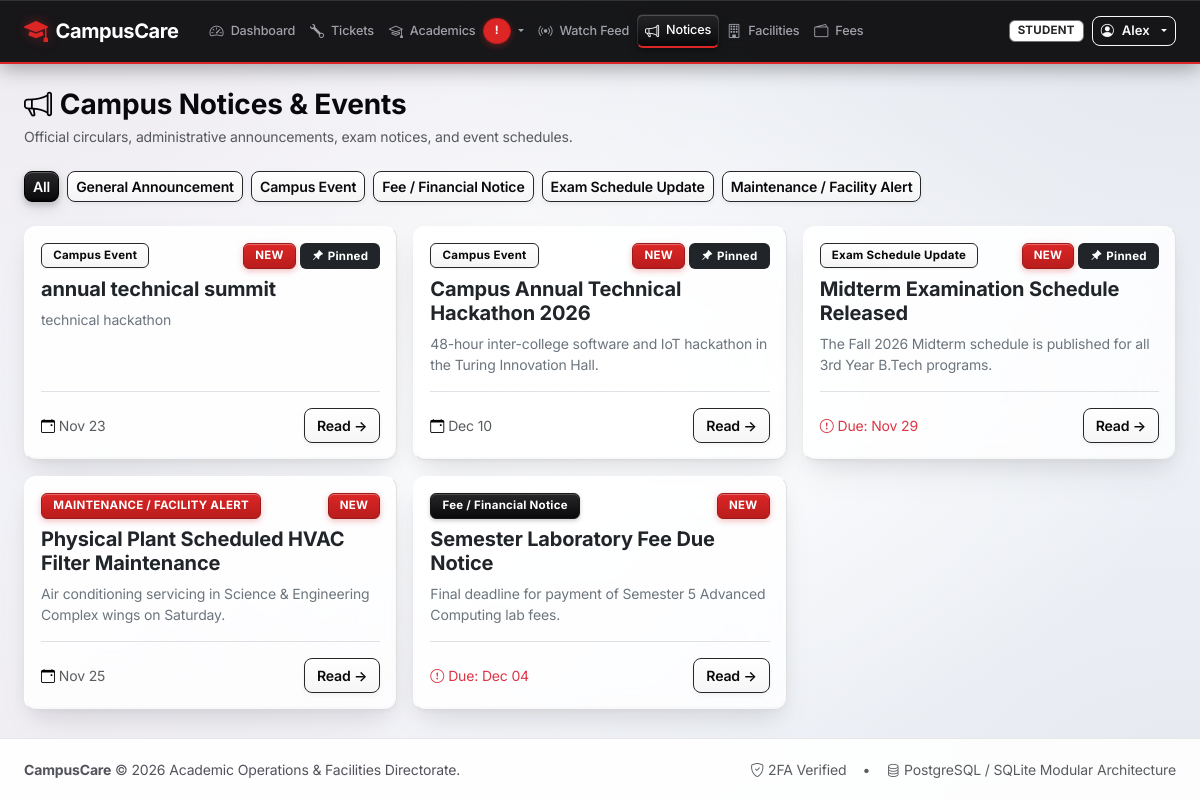
/notices/announcements/ (signed in), run on the app's committed database.
### accounts/models.py (models this page shows, shortened)
class User(AbstractUser):
    class Role(models.TextChoices):
        STUDENT = 'STUDENT', 'Student'
        FACULTY = 'FACULTY', 'Faculty'
        TECHNICIAN = 'TECHNICIAN', 'Technician'
        MANAGER = 'MANAGER', 'Facility / Dept Manager'
        ADMIN = 'ADMIN', 'Administrator'
    role = models.CharField(
        max_length=20,
        choices=Role.choices,
        default=Role.STUDENT,
        db_index=True,
        help_text="Designates the system role and permission tier of the user."
    )
    department = models.CharField(max_length=120, blank=True)
    phone_number = models.CharField(max_length=30, blank=True)
    identifier_number = models.CharField(
        max_length=60,
        blank=True,
        help_text="Roll Number (for Students) or Employee ID (for Faculty/Staff)"
    )
    year_or_block = models.CharField(
        max_length=60,
        blank=True,
        help_text="Year & Section (e.g., 3rd Year - Sec A) or Assigned Block"
    )
    is_first_login_2fa_completed = models.BooleanField(
        default=False,
        help_text="Designates whether the user has completed their first-login two-step verification."
    )
    is_onboarding_completed = models.BooleanField(
        default=False,
        help_text="Designates whether the user has completed their initial onboarding profile confirmation."
    )
    last_seen_notices_at = models.DateTimeField(null=True, blank=True)
    last_seen_tickets_at = models.DateTimeField(null=True, blank=True)
    last_seen_timetable_at = models.DateTimeField(null=True, blank=True)
    def mark_feature_visited(self, feature):
        now = timezone.now()
        if feature == 'notices':
            self.last_seen_notices_at = now
            self.save(update_fields=['last_seen_notices_at'])
        elif feature == 'tickets':
            self.last_seen_tickets_at = now
            self.save(update_fields=['last_seen_tickets_at'])
        elif feature == 'timetable':
            self.last_seen_timetable_at = now
            self.save(update_fields=['last_seen_timetable_at'])
    class Meta:
        ordering = ['username']
    @property
    def is_student(self):
        return self.role == self.Role.STUDENT
    @property
    def is_faculty(self):
        return self.role == self.Role.FACULTY
    @property
    def is_manager(self):
        return self.role == self.Role.MANAGER or self.is_superuser
    @property
    def is_admin_role(self):
        return self.role == self.Role.ADMIN or self.is_superuser

### notices/models.py (models this page shows, shortened)
class Announcement(models.Model):
    class Type(models.TextChoices):
        GENERAL = 'GENERAL', 'General Announcement'
        EVENT = 'EVENT', 'Campus Event'
        FEE_NOTICE = 'FEE_NOTICE', 'Fee / Financial Notice'
        EXAM_UPDATE = 'EXAM_UPDATE', 'Exam Schedule Update'
        MAINTENANCE_ALERT = 'MAINTENANCE_ALERT', 'Maintenance / Facility Alert'
    class TargetRole(models.TextChoices):
        ALL = 'ALL', 'All Campus Members'
        STUDENT = 'STUDENT', 'Students Only'
        FACULTY = 'FACULTY', 'Faculty Only'
        STAFF = 'STAFF', 'Facilities & Technical Staff'
    title = models.CharField(max_length=200)
    summary = models.CharField(max_length=300)
    body = models.TextField()
    announcement_type = models.CharField(
        max_length=30,
        choices=Type.choices,
        default=Type.GENERAL,
        db_index=True
    )
    target_role = models.CharField(
        max_length=20,
        choices=TargetRole.choices,
        default=TargetRole.ALL,
        db_index=True
    )
    target_department = models.CharField(max_length=120, blank=True)
    event_date = models.DateField(null=True, blank=True)
    due_date = models.DateField(null=True, blank=True)
    is_pinned = models.BooleanField(default=False)
    created_by = models.ForeignKey(
        settings.AUTH_USER_MODEL,
        on_delete=models.SET_NULL,
        null=True,
        blank=True,
        related_name='announcements'
    )
    created_at = models.DateTimeField(auto_now_add=True, db_index=True)
    class Meta:
        ordering = ['-is_pinned', '-created_at']

### notices/views.py (the view)
# urls.py: path('announcements/', views.announcement_list_view, name='announcement_list'),
@login_required
def announcement_list_view(request):
    if request.user.is_authenticated:
        request.user.mark_feature_visited('notices')
    type_filter = request.GET.get('type', '')
    announcements = Announcement.objects.select_related('created_by').order_by('-is_pinned', '-created_at')
    if type_filter:
        announcements = announcements.filter(announcement_type=type_filter)
    user = request.user
    if not (user.is_manager or user.is_admin_role):
        role_q = Q(target_role=Announcement.TargetRole.ALL)
        if user.is_student:
            role_q |= Q(target_role=Announcement.TargetRole.STUDENT)
        elif user.is_faculty:
            role_q |= Q(target_role=Announcement.TargetRole.FACULTY)
        elif user.is_technician:
            role_q |= Q(target_role=Announcement.TargetRole.STAFF)
        announcements = announcements.filter(role_q)
    return render(request, 'notices/announcement_list.html', {
        'announcements': announcements,
        'type_filter': type_filter,
        'types': Announcement.Type.choices,
    })

### accounts/models.py (called while the page is built)
    @classmethod
    def get_allowed_domain_list(cls):
        from django.conf import settings
        try:
            db_domains = list(cls.objects.filter(is_active=True).values_list('domain', flat=True))
        except Exception:
            db_domains = []
        fallback = getattr(settings, 'ALLOWED_EMAIL_DOMAINS', ['college.edu', 'university.edu'])
        combined = set([d.strip().lower() for d in db_domains if d] + [d.strip().lower() for d in fallback if d])
        return sorted(list(combined))

### templates/notices/announcement_list.html (shortened to what this page needs)
{% extends 'base.html' %}
{% block content %}
<div class="d-flex flex-column flex-md-row justify-content-between align-items-md-center gap-3 mb-4">
    <div>
        <h3 class="fw-bold mb-1"><i class="bi bi-megaphone text-primary me-2"></i>Campus Notices & Events</h3>
        <p class="text-muted small mb-0">Official circulars, administrative announcements, exam notices, and event schedules.</p>
    </div>
</div>
<div class="d-flex flex-wrap gap-2 mb-4">
    <a href="{% url 'notices:announcement_list' %}" class="btn btn-sm {% if not type_filter %}btn-dark{% else %}btn-outline-secondary{% endif %}">All</a>
    {% for t_code, t_label in types %}
    <a href="{% url 'notices:announcement_list' %}?type={{ t_code }}" class="btn btn-sm {% if type_filter == t_code %}btn-dark{% else %}btn-outline-secondary{% endif %}">
        {{ t_label }}
    </a>
    {% endfor %}
</div>
<div class="row g-3">
    {% for a in announcements %}
    <div class="col-md-6 col-lg-4">
        <div class="card h-100 shadow-sm border {% if a.is_pinned %}border-primary{% endif %}">
            <div class="card-body d-flex flex-column">
                <div class="d-flex justify-content-between align-items-start mb-2">
                    <span class="badge {% if a.announcement_type == 'MAINTENANCE_ALERT' %}badge-rwb-alert{% elif a.announcement_type == 'FEE_NOTICE' %}badge-rwb-notice{% else %}badge-rwb-ticket{% endif %}">
                        {{ a.get_announcement_type_display }}
                    </span>
                    <div class="d-flex gap-1 align-items-center">
                        <span class="badge badge-rwb-alert" title="Active Announcement">
                            NEW
                        </span>
                        {% if a.is_pinned %}
                        <span class="badge bg-dark text-white"><i class="bi bi-pin-angle-fill me-1"></i>Pinned</span>
                        {% endif %}
                    </div>
                </div>
                <h5 class="card-title fw-bold text-dark mb-2">
                    <a href="{% url 'notices:announcement_detail' a.id %}" class="text-decoration-none text-dark">
                        {{ a.title }}
                    </a>
                </h5>
                <p class="card-text text-secondary small mb-3 flex-grow-1">
                    {{ a.summary|truncatechars:140 }}
                </p>
                <div class="pt-3 border-top mt-auto small text-muted d-flex justify-content-between align-items-center">
                    <div>
                        {% if a.event_date %}
                        <span><i class="bi bi-calendar-event me-1 text-primary"></i>{{ a.event_date|date:"M d" }}</span>
                        {% elif a.due_date %}
                        <span class="text-danger"><i class="bi bi-exclamation-circle me-1"></i>Due: {{ a.due_date|date:"M d" }}</span>
                        {% else %}
                        <span>{{ a.created_at|date:"M d, Y" }}</span>
                        {% endif %}
                    </div>
                    <a href="{% url 'notices:announcement_detail' a.id %}" class="btn btn-xs btn-outline-primary">
                        Read &rarr;
                    </a>
                </div>
            </div>
        </div>
    </div>
    {% endfor %}
</div>
{% endblock %}

### templates/base.html (shortened to what this page needs)
{% load static %}
<!DOCTYPE html>
<html lang="en">
<head>
    <link href="https://cdn.jsdelivr.net/npm/bootstrap@5.3.3/dist/css/bootstrap.min.css" rel="stylesheet">
    <link href="https://cdn.jsdelivr.net/npm/bootstrap-icons@1.11.3/font/bootstrap-icons.min.css" rel="stylesheet">
    <link rel="stylesheet" href="{% static 'css/glass_theme.css' %}?v=2.2">
</head>
<body>
    <nav class="navbar navbar-expand-lg navbar-custom sticky-top py-2">
        <div class="container-fluid px-3 px-xl-4">
            <a class="navbar-brand d-flex align-items-center gap-2 text-nowrap" href="{% if user.is_authenticated %}{% url 'core:dashboard' %}{% else %}{% url 'core:index' %}{% endif %}">
                <i class="bi bi-mortarboard-fill fs-4" style="color: var(--rwb-red);"></i>
                <span class="fw-bold">CampusCare</span>
            </a>
            <div class="collapse navbar-collapse" id="mainNavbar">
                {% if user.is_authenticated %}
                <ul class="navbar-nav me-auto mb-2 mb-lg-0 ms-lg-2 align-items-center">
                    <li class="nav-item">
                        <a class="nav-link text-nowrap {% if request.resolver_match.url_name == 'dashboard' %}active{% endif %}" href="{% url 'core:dashboard' %}">
                            <i class="bi bi-speedometer2 me-1"></i>Dashboard
                        </a>
                    </li>
                    <li class="nav-item">
                        <a class="nav-link text-nowrap {% if request.resolver_match.app_name == 'tickets' %}active{% endif %}" href="{% url 'tickets:ticket_list' %}">
                            <i class="bi bi-wrench me-1"></i>Tickets
                        </a>
                    </li>
                    <li class="nav-item dropdown">
                        <a class="nav-link dropdown-toggle text-nowrap {% if request.resolver_match.app_name == 'academics' %}active{% endif %}" href="#" role="button" data-bs-toggle="dropdown" aria-expanded="false">
                            <i class="bi bi-mortarboard me-1"></i>Academics
                            {% if has_schedule_alerts %}
                            <span class="badge glass-nav-badge-alert rounded-pill ms-1" title="{{ schedule_alerts_count }} schedule alerts">!</span>
                            {% endif %}
                        </a>
                    </li>
                    <li class="nav-item">
                        <a class="nav-link text-nowrap {% if request.resolver_match.url_name == 'live_feed' %}active{% endif %}" href="{% url 'notices:live_feed' %}">
                            <i class="bi bi-broadcast live-feed-pulsing-icon me-1"></i>Watch Feed
                        </a>
                    </li>
                    <li class="nav-item">
                        <a class="nav-link text-nowrap {% if request.resolver_match.url_name == 'announcement_list' %}active{% endif %}" href="{% url 'notices:announcement_list' %}">
                            <i class="bi bi-megaphone me-1"></i>Notices
                        </a>
                    </li>
                    <li class="nav-item">
                        <a class="nav-link text-nowrap {% if request.resolver_match.app_name == 'facilities' %}active{% endif %}" href="{% url 'facilities:room_list' %}">
                            <i class="bi bi-building me-1"></i>Facilities
                        </a>
                    </li>
                    <li class="nav-item">
                        <a class="nav-link text-nowrap {% if request.resolver_match.url_name == 'fee_tracker' %}active{% endif %}" href="{% url 'notices:fee_tracker' %}">
                            <i class="bi bi-wallet2 me-1"></i>Fees
                        </a>
                    </li>
                </ul>
                <div class="d-flex align-items-center gap-2 flex-shrink-0 ms-auto">
                    <span class="badge {% if user.role == 'ADMIN' %}badge-role-admin{% elif user.role == 'MANAGER' %}badge-role-manager{% elif user.role == 'TECHNICIAN' %}badge-role-technician{% elif user.role == 'FACULTY' %}badge-role-faculty{% else %}badge-role-student{% endif %} text-uppercase px-2 py-1 text-nowrap" style="font-size: 0.72rem;">
                        {{ user.get_role_display }}
                    </span>
                    <div class="dropdown">
                        <button class="btn btn-outline-light btn-sm dropdown-toggle d-flex align-items-center gap-2 text-nowrap py-1 px-2" type="button" data-bs-toggle="dropdown" style="font-size: 0.82rem;">
                            <i class="bi bi-person-circle"></i>
                            <span class="text-truncate" style="max-width: 110px;">{{ user.first_name|default:user.username }}</span>
                        </button>
                    </div>
                </div>
                {% endif %}
            </div>
        </div>
    </nav>
    <main class="flex-grow-1 py-4">
        <div class="container-fluid px-lg-4">
            {% block content %}{% endblock %}
        </div>
    </main>
    <footer>
        <div class="container-fluid px-lg-4 d-flex flex-column flex-md-row justify-content-between align-items-center gap-2">
            <div>
                <strong>CampusCare</strong> &copy; 2026 Academic Operations & Facilities Directorate.
            </div>
            <div class="d-flex align-items-center gap-3">
                <span class="text-muted"><i class="bi bi-shield-check me-1"></i>2FA Verified</span>
                <span class="text-muted">&bull;</span>
                <span class="text-muted"><i class="bi bi-database me-1"></i>PostgreSQL / SQLite Modular Architecture</span>
            </div>
        </div>
    </footer>
</body>
</html>

### data on the page
User: role "STUDENT", first_name "Alex"
Announcement: announcement_type "Campus Event", is_pinned True (drawn), title "annual technical summit", summary "technical hackathon", event_date "Nov 23"
Announcement: announcement_type "Campus Event", is_pinned True (drawn), title "Campus Annual Technical Hackathon 2026", summary "48-hour inter-college software and IoT hackathon in the Turing Innovation Hall.", event_date "Dec 10"
Announcement: announcement_type "Exam Schedule Update", is_pinned True (drawn), title "Midterm Examination Schedule Released", summary "The Fall 2026 Midterm schedule is published for all 3rd Year B.Tech programs.", due_date "Nov 29"
Announcement: announcement_type "MAINTENANCE / FACILITY ALERT", title "Physical Plant Scheduled HVAC Filter Maintenance", summary "Air conditioning servicing in Science & Engineering Complex wings on Saturday.", event_date "Nov 25"
Announcement: announcement_type "Fee / Financial Notice", title "Semester Laboratory Fee Due Notice", summary "Final deadline for payment of Semester 5 Advanced Computing lab fees.", due_date "Dec 04"

### other printed values
{{ t_label }} "General Announcement" "Campus Event" "Fee / Financial Notice" "Exam Schedule Update" "Maintenance / Facility Alert"
